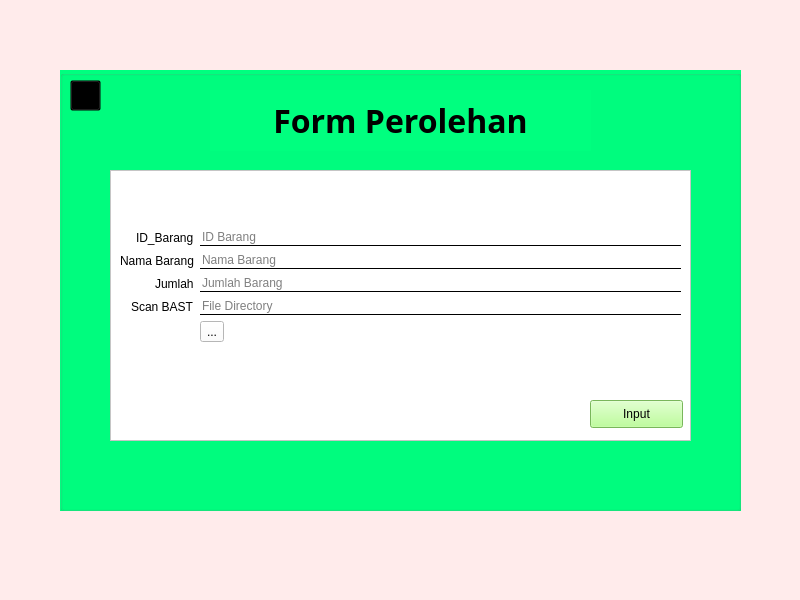
<?xml version="1.0" encoding="UTF-8"?>
<ui version="4.0">
 <class>Perolehan</class>
 <widget class="QMainWindow" name="Perolehan">
  <property name="geometry">
   <rect>
    <x>0</x>
    <y>0</y>
    <width>800</width>
    <height>600</height>
   </rect>
  </property>
  <property name="windowTitle">
   <string>Perolehan Inventaris</string>
  </property>
  <property name="styleSheet">
   <string notr="true">background-color: rgb(255, 235, 235);</string>
  </property>
  <widget class="QWidget" name="centralwidget">
   <widget class="QGroupBox" name="groupBox">
    <property name="geometry">
     <rect>
      <x>60</x>
      <y>70</y>
      <width>681</width>
      <height>441</height>
     </rect>
    </property>
    <property name="styleSheet">
     <string notr="true">background-color: rgb(0, 255, 127);</string>
    </property>
    <property name="title">
     <string/>
    </property>
    <widget class="QLabel" name="label">
     <property name="geometry">
      <rect>
       <x>150</x>
       <y>20</y>
       <width>381</width>
       <height>61</height>
      </rect>
     </property>
     <property name="font">
      <font>
       <family>Adobe Gothic Std</family>
       <pointsize>24</pointsize>
       <weight>75</weight>
       <bold>true</bold>
      </font>
     </property>
     <property name="text">
      <string>Form Perolehan</string>
     </property>
     <property name="alignment">
      <set>Qt::AlignCenter</set>
     </property>
    </widget>
    <widget class="QFrame" name="frame">
     <property name="geometry">
      <rect>
       <x>50</x>
       <y>100</y>
       <width>581</width>
       <height>271</height>
      </rect>
     </property>
     <property name="styleSheet">
      <string notr="true">background-color: rgb(255, 255, 255);</string>
     </property>
     <property name="frameShape">
      <enum>QFrame::StyledPanel</enum>
     </property>
     <property name="frameShadow">
      <enum>QFrame::Raised</enum>
     </property>
     <widget class="QWidget" name="formLayoutWidget">
      <property name="geometry">
       <rect>
        <x>10</x>
        <y>10</y>
        <width>561</width>
        <height>211</height>
       </rect>
      </property>
      <layout class="QFormLayout" name="formLayout">
       <property name="labelAlignment">
        <set>Qt::AlignRight|Qt::AlignTrailing|Qt::AlignVCenter</set>
       </property>
       <property name="formAlignment">
        <set>Qt::AlignRight|Qt::AlignTrailing|Qt::AlignVCenter</set>
       </property>
       <item row="0" column="0">
        <widget class="QLabel" name="label_2">
         <property name="text">
          <string>ID_Barang</string>
         </property>
        </widget>
       </item>
       <item row="0" column="1">
        <widget class="QLineEdit" name="ID_Barang">
         <property name="styleSheet">
          <string notr="true">background:transparent;
color: rgb(0, 0, 0);
border:none;
border-bottom:1px solid;</string>
         </property>
         <property name="text">
          <string/>
         </property>
         <property name="placeholderText">
          <string>ID Barang</string>
         </property>
         <property name="clearButtonEnabled">
          <bool>false</bool>
         </property>
        </widget>
       </item>
       <item row="1" column="0">
        <widget class="QLabel" name="label_3">
         <property name="text">
          <string>Nama Barang</string>
         </property>
        </widget>
       </item>
       <item row="1" column="1">
        <widget class="QLineEdit" name="NamaBarang">
         <property name="enabled">
          <bool>false</bool>
         </property>
         <property name="styleSheet">
          <string notr="true">background:transparent;
color: rgb(0, 0, 0);
border:none;
border-bottom:1px solid;</string>
         </property>
         <property name="inputMethodHints">
          <set>Qt::ImhTime</set>
         </property>
         <property name="text">
          <string/>
         </property>
         <property name="placeholderText">
          <string>Nama Barang</string>
         </property>
         <property name="clearButtonEnabled">
          <bool>false</bool>
         </property>
        </widget>
       </item>
       <item row="2" column="0">
        <widget class="QLabel" name="label_4">
         <property name="text">
          <string>Jumlah</string>
         </property>
        </widget>
       </item>
       <item row="2" column="1">
        <widget class="QLineEdit" name="Jumlah_Barang">
         <property name="styleSheet">
          <string notr="true">background:transparent;
color: rgb(0, 0, 0);
border:none;
border-bottom:1px solid;</string>
         </property>
         <property name="text">
          <string/>
         </property>
         <property name="placeholderText">
          <string>Jumlah Barang</string>
         </property>
         <property name="clearButtonEnabled">
          <bool>false</bool>
         </property>
        </widget>
       </item>
       <item row="4" column="1">
        <widget class="QToolButton" name="DirectoryFinderButton">
         <property name="text">
          <string>...</string>
         </property>
        </widget>
       </item>
       <item row="3" column="1">
        <widget class="QLineEdit" name="FindDirectory">
         <property name="styleSheet">
          <string notr="true">background:transparent;
color: rgb(0, 0, 0);
border:none;
border-bottom:1px solid;</string>
         </property>
         <property name="placeholderText">
          <string>File Directory</string>
         </property>
        </widget>
       </item>
       <item row="3" column="0">
        <widget class="QLabel" name="label_5">
         <property name="text">
          <string>Scan BAST</string>
         </property>
        </widget>
       </item>
      </layout>
     </widget>
     <widget class="QPushButton" name="Input">
      <property name="geometry">
       <rect>
        <x>480</x>
        <y>230</y>
        <width>93</width>
        <height>28</height>
       </rect>
      </property>
      <property name="sizePolicy">
       <sizepolicy hsizetype="Preferred" vsizetype="Preferred">
        <horstretch>0</horstretch>
        <verstretch>0</verstretch>
       </sizepolicy>
      </property>
      <property name="styleSheet">
       <string notr="true">background-color: rgb(170, 255, 127);
gridline-color: rgb(0, 0, 0);
selection-color: rgb(255, 255, 255);
selection-background-color: rgb(255, 255, 255);</string>
      </property>
      <property name="text">
       <string>Input</string>
      </property>
      <property name="autoDefault">
       <bool>false</bool>
      </property>
      <property name="default">
       <bool>false</bool>
      </property>
      <property name="flat">
       <bool>false</bool>
      </property>
     </widget>
    </widget>
    <widget class="QPushButton" name="BackButton">
     <property name="geometry">
      <rect>
       <x>10</x>
       <y>10</y>
       <width>31</width>
       <height>31</height>
      </rect>
     </property>
     <property name="font">
      <font>
       <kerning>false</kerning>
      </font>
     </property>
     <property name="cursor">
      <cursorShape>ArrowCursor</cursorShape>
     </property>
     <property name="mouseTracking">
      <bool>false</bool>
     </property>
     <property name="autoFillBackground">
      <bool>false</bool>
     </property>
     <property name="styleSheet">
      <string notr="true">color: rgb(170, 255, 255);
background-color: transparent;
</string>
     </property>
     <property name="text">
      <string/>
     </property>
    </widget>
    <widget class="QLabel" name="BackIcon">
     <property name="geometry">
      <rect>
       <x>10</x>
       <y>10</y>
       <width>31</width>
       <height>31</height>
      </rect>
     </property>
     <property name="text">
      <string/>
     </property>
     <property name="pixmap">
      <pixmap>../../icon/BackIcon.png</pixmap>
     </property>
     <property name="scaledContents">
      <bool>true</bool>
     </property>
    </widget>
    <zorder>label</zorder>
    <zorder>frame</zorder>
    <zorder>BackIcon</zorder>
    <zorder>BackButton</zorder>
   </widget>
  </widget>
 </widget>
 <resources/>
 <connections/>
</ui>
